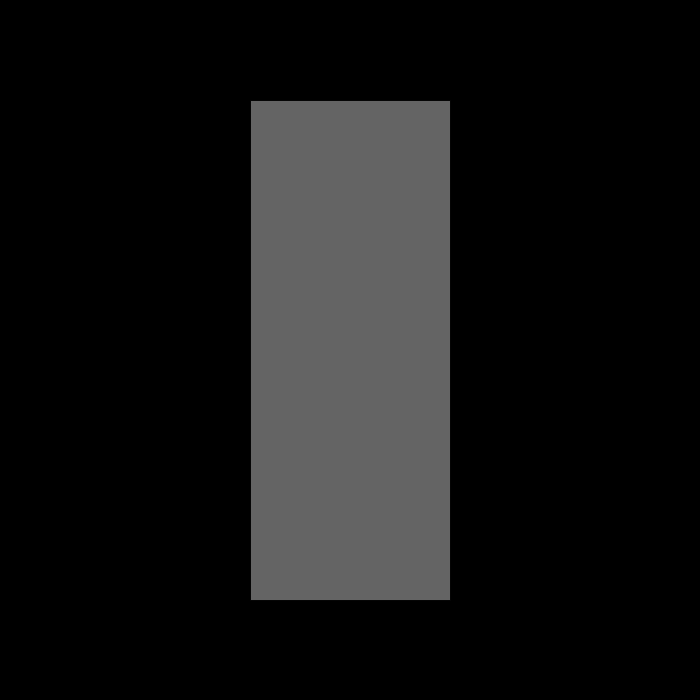
Frame 1 (no input)
Frame 60 (the mouse pressed at the canvas centre just before this capture): identical to frame 1, image omitted
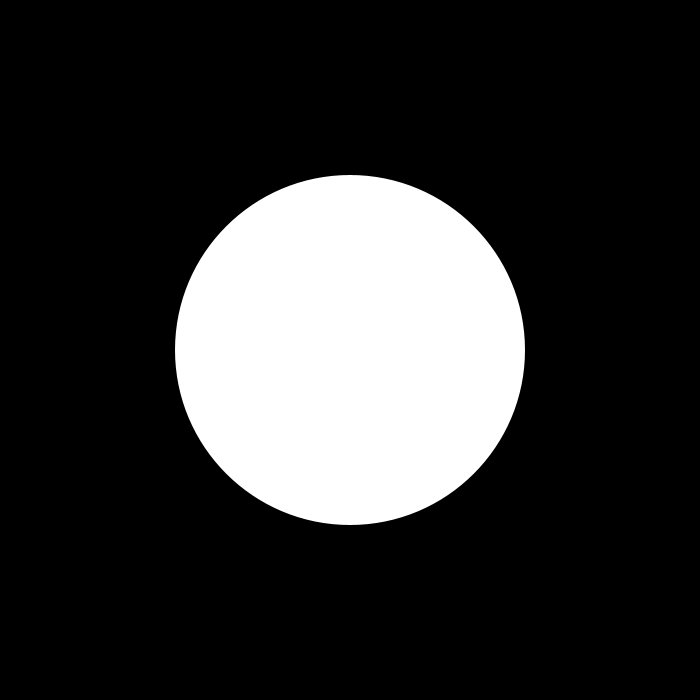
Frame 120 (the mouse held since frame 60 and released just before this capture)

The Processing sketch that drew these frames (run headless with seeded random() and noise(); from frame 60 on, the mouse is pressed at the canvas centre):

// Processing sketch: processing_59710
// ── processing_59710.pde

void setup() {
  size(700, 700);
  
  rectMode(CENTER);
  
  
}

void draw() {
  background(0);
  if(mousePressed) {
    noStroke();
    fill(255);
    ellipse(width/2, height/2, mouseX, mouseY);
  }else{
    stroke(5);
    fill(100);
    rect(width/2, height/2, 200, 500);
  }
  
}
